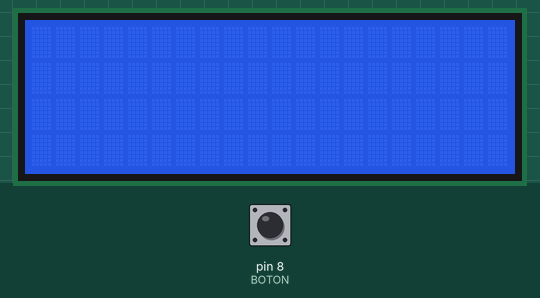
This sketch was run on a simulated Arduino Uno, built with avr-gcc and run on an emulated ATmega328P. Shown: 20×4 character LCD. The test bench sets the inputs (shaded band); at power-on: pin 8 (BOTON) LOW.

Above: at 1.2 s.
1.3 s: pin 8 (BOTON) pulled HIGH for 0.15 s
At 2.7 s:
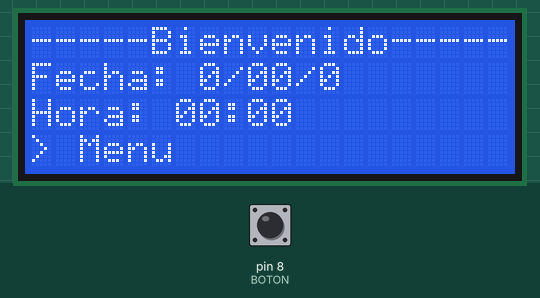
3.0 s: pin 8 (BOTON) pulled HIGH for 1 s
At 3.24 s:
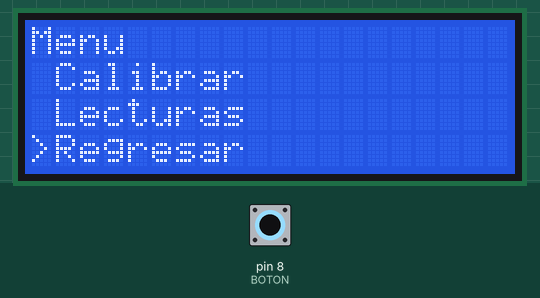
5.5 s: pin 8 (BOTON) pulled HIGH for 3.2 s
10.2 s: pin 8 (BOTON) pulled HIGH for 1 s
At 11.9 s:
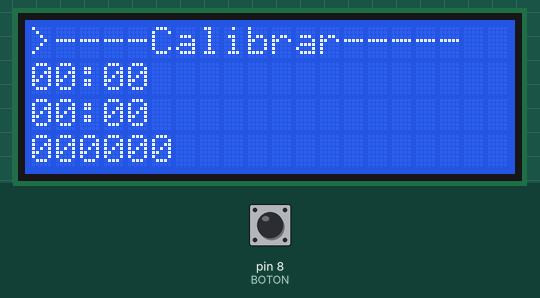
Timing chart, 0 to 13.4 s (numbered marks = the images above; inputs shaded):
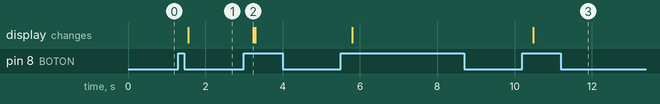

The sketch:

display.ino
```cpp
#include <LiquidCrystal_I2C.h>
#include "MenuLCD.h"

#define ENCODER_DT 6
#define ENCODER_CLK 7
#define BOTON 8


// Variables para el encoder mecánico
bool edoBoton = false;


// Nivel del LCD que estará mostrando, prevNivel ayuda a registrar un cambio de nivel
int nivel = 0;
int prevNivel = 0;

// Contador para saber la posicion del encoder según su número
unsigned int contadorEncoder = 0;

// int numero = 0;

void setup(){
	lcd.init();                      // initialize the lcd
  	lcd.backlight();
	pinMode(ENCODER_DT, INPUT);
	pinMode(ENCODER_CLK, INPUT);
	pinMode(BOTON, INPUT);

	Serial.begin(9600);

	attachInterrupt(digitalPinToInterrupt(ENCODER_DT),leerEncoder,RISING);
}

void loop(){
	delay(4);

	// Delay del boton
	if(debounce(BOTON)){
		DISPLAY_PAINTED = false;
		edoBoton = true;
		// contadorEncoder = 1;
  	}
	else edoBoton = false;

	if (prevNivel != nivel)
	{
		DISPLAY_PAINTED = false;
		prevNivel = nivel;
	}


	switch (nivel)
	{
		case 0:
			interfazMenuHome(&edoBoton, &nivel);
			break;
		case 1:
			interfazMenuPrincipal(&edoBoton, &nivel, &contadorEncoder);
			break;
		case 2:
			interfazCalibrar(&edoBoton, &nivel);
			break;
		case 3:
			interfazLecturas(&edoBoton, &nivel);
			break;
	}
}

//Función para la lectura del encoder, funciona sólo en interrupciones
void leerEncoder(){
	int b = digitalRead(ENCODER_CLK);
	if(b > 0){
		contadorEncoder++;
	}
	else{
		contadorEncoder--;
	}
	// Actualizar el display
	DISPLAY_PAINTED = false;
}

//Función anti-rebote
bool debounce(byte input){
	bool state = false;
	if(! digitalRead(input)){
		delay(200);
		while(! digitalRead(input));
		delay(200);
		state = true;
	}
	return state;
}
```

MenuLCD.h
```cpp
#include <LiquidCrystal_I2C.h>

// Variables para el display
const int rs = 12, en = 11, d4 = 5, d5 = 4, d6 = 3, d7 = 2;
LiquidCrystal_I2C lcd(0x27,20,4);  // set the LCD address to 0x27 for a 16 chars and 2 line display


// Bandera para pintar una sola vez
bool DISPLAY_PAINTED = false;

void limitar(unsigned int *variable,int min,int max){
	if (*variable > max) *variable = min;
	if (*variable < min) *variable = max;
}
void Pintar(String line1, String line2, String line3, String line4,int col,int row){
	if (!DISPLAY_PAINTED)
	{
		lcd.clear();

		lcd.setCursor(0,0);
		lcd.print(line1);
		lcd.setCursor(0,1);
		lcd.print(line2);
		lcd.setCursor(0,2);
		lcd.print(line3);
		lcd.setCursor(0,3);
		lcd.print(line4);

		lcd.setCursor(col,row);
		lcd.print(">");
	}

	DISPLAY_PAINTED = true;
}
void PintarYBarrer(){
	// TODO: Crear una funcion que recorrar 4 strings consecutivos de un array de string
	//  	o matriz de caracteres desde el valor i hasta i + 4, los valores de i se modificarán
	//		con el movimiento de un encoder mecánico
}

/**
 * @brief Dibujo de las pantallas a mostrar en las interfaces
 */

/**
 * @brief Dibujo de la pantalla home
 *
 * @param col columna en la cual estará posicionado el cursor
 * @param row fila en la cual estará posicionado el cursor
 */
void PantallaHome(int col, int row){
	Pintar(
		"-----Bienvenido-----",
		"Fecha: 0/00/0",
		"Hora: 00:00",
		"  Menu",
		col, row
	);
}

/**
 * @brief Dibujo de la pantalla menu principal
 *
 * @param col columna en la cual estará posicionado el cursor
 * @param row fila en la cual estará posicionado el cursor
 */
void PantallaMenu(int col, int row){
	Pintar(
		"Menu",
		" Calibrar",
		" Lecturas",
		" Regresar",
		col, row
	);
}

/**
 * @brief Dibujo de la pantalla lecturas
 *
 * @param col columna en la cual estará posicionado el cursor
 * @param row fila en la cual estará posicionado el cursor
 */
void PantallaLecturas(int col, int row){
	char menu[7][20] = {
		"Lecturas",
		"Sensor 1: ",
		"Sensor 2: ",
		"Sensor 3: ",
		"Sensor 4: ",
		"Sensor 5: ",
		"<- Regresar",
	};

	Pintar(
		"Lecturas",
		"Sensor 1: ",
		"Sensor 2: ",
		"Sensor 3: ",
		0,0
	);
}

/**
 * @brief Dibujo de la pantalla de calibración
 *
 * @param col columna en la cual estará posicionado el cursor
 * @param row fila en la cual estará posicionado el cursor
 */
void PantallaCalibrar(int col, int row){
	char menu[7][20] = {
		"Calibrar",
		" Ajustar Fecha",
		" Regresar",
		"                   ",
		0,0
	};

	Pintar(
		"-----Calibrar-----",
		"00:00",
		"00:00",
		"000000",
		col, row
	);
}

/**
 * Interfaces y navegación entre ellas
 * Al correr una interfaz, se tendrá opciones de navegación
 * Estas interfaces tendrán los siguientes parámetros en común:
 * @param boton será un apuntador que indica a la interfaz cuando el boton del encoder
 * 		mecánico ha sido presionado, si su valor es true se modificará el valor "nivel"
 * 		lo cual hará un cambio de pantalla
 * @param nivel apuntador a la variable que indica la pantalla a ejecutar en cada iteración
 * 		dentro del loop
 */

/**
 * @brief interfaz home, donde se muestra la pantalla home y se controla la navegación del
 * 		usuario modificando las variables en las direcciones boton y nivel.
 * 		El usuario sólo se moverá hacia el menú principal al presionar el encoder
 *
 * @param boton apuntador al switch del encoder mecánico
 * @param nivel apuntador a la variable nivel, indica la pantalla a ejecutar
 */
void interfazMenuHome(bool *boton,int *nivel) {
	// Mostrar la pantalla
	PantallaHome(0,3);

	if (*boton)
	{
		*nivel = 1; // Cambiar a la interfaz "Menu Principal"
		*boton = false; // Reiniciar el boton
	}
}

/**
 * @brief interfaz menu principal, donde se muestra la pantalla menu principal
 * 		y se controla la navegación del usuario modificando las variables en las
 * 		direcciones boton y nivel.
 * 		El usuario podrá navegar entre el menú y seleccionar las opciones para cambio
 * 		de interfaz
 *
 * @param boton apuntador al switch del encoder mecánico
 * @param nivel apuntador a la variable nivel, indica la pantalla a ejecutar
 * @param contadorEncoder registra el movimiento del encoder y lo traduce a posiciones de
 * 		navegación dentro del menú principal
 */
void interfazMenuPrincipal(bool *boton, int *nivel, unsigned int *contadorEncoder){
	// Limitar al valor del encoder a ciertos valores
	limitar(contadorEncoder, 1, 3);

	// Muestra el menú modificando la posición del cursor
	PantallaMenu(0, *contadorEncoder);

    if (*boton)
    {
		switch (*contadorEncoder)
		{
		case (1):
			*nivel = 2; // Ir a la interfaz "calibrar"
			break;
		case (2):
			*nivel = 3; // Ir a la interfaz "lecturas"
			break;
		case (3):
			*nivel = 0; // Regresar a la interfaz "Home"
			break;
		}
		*boton = false;
		*contadorEncoder = 1;
    }
}

/**
 * @brief Interfaz calibrar donde se podrá cambiar los valores internos del sistema
 *
 * @param boton apuntador al switch del encoder mecánico
 * @param nivel apuntador a la variable nivel, indica la pantalla a ejecutar
 */
void interfazCalibrar(bool *boton, int *nivel){
	PantallaCalibrar(0,0);

	if (*boton)
	{
		*nivel = 1; // Cambiar a la interfaz "Menu Principal"
		*boton = false; // Reiniciar el boton
	}
}

/**
 * @brief Interfaz lecturas donde se muestra el valor de los sensores del sistema
 *
 * @param boton apuntador al switch del encoder mecánico
 * @param nivel apuntador a la variable nivel, indica la pantalla a ejecutar
 */
void interfazLecturas(bool *boton, int *nivel){
	PantallaLecturas(0,0);

	if (*boton)
	{
		*nivel = 1; // Cambiar a la interfaz "Menu Principal"
		*boton = false; // Reiniciar el boton
	}
}
```

Measured:
- after the input at 1.3 s, the display: changes after 0.25 s (image 1)
- after the input at 3.0 s, the display: changes after 0.24 s (image 2)
- after the input at 10.2 s, the display: changes after 0.28 s (image 3)
